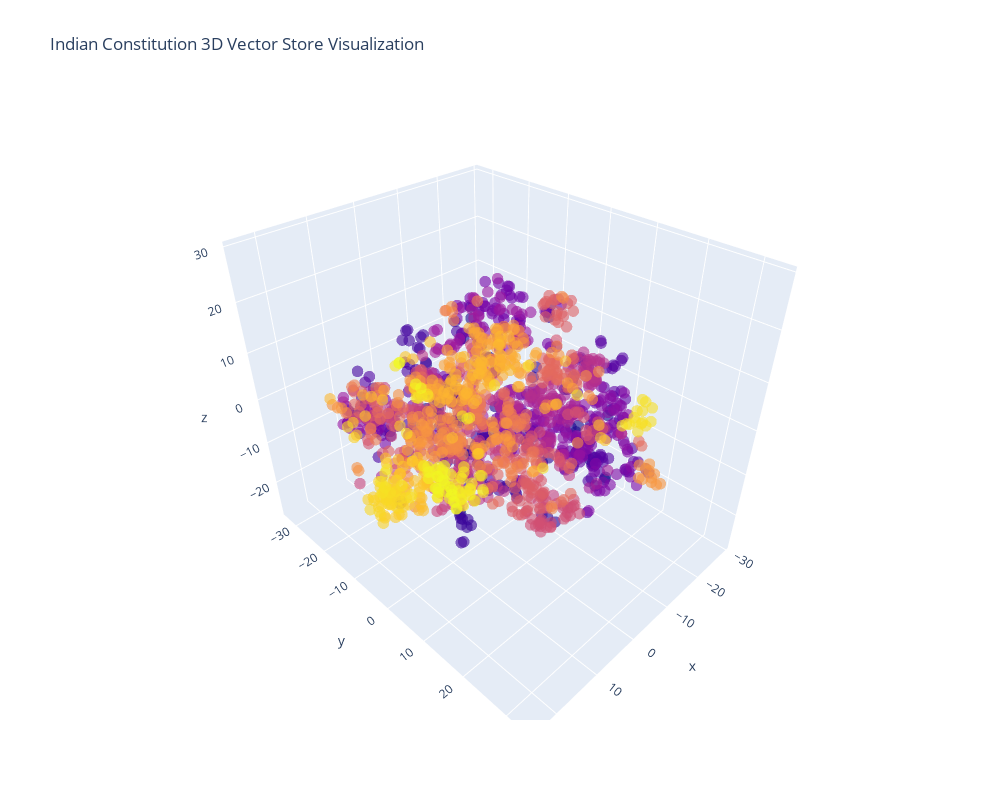

Notebook source saved alongside this figure:
### Code cell
tsne_3d = TSNE(n_components=3, random_state=42, perplexity=30)
coords_3d = tsne_3d.fit_transform(embeddings_array)

fig_3d = go.Figure(data=[go.Scatter3d(
    x=coords_3d[:, 0],
    y=coords_3d[:, 1],
    z=coords_3d[:, 2],
    mode='markers',
    marker=dict(size=4, color=pages, opacity=0.6),
    text=[f"Page {p}<br>{t[:150]}..." for p, t in zip(pages, texts)],
    hoverinfo='text'
)])

fig_3d.update_layout(
    title='Indian Constitution 3D Vector Store Visualization',
    scene=dict(
        xaxis_title='x',
        yaxis_title='y',
        zaxis_title='z'
    ),
    width=1000,
    height=800
)

fig_3d.show()

### Figure 1 — Plotly figure (JSON) as saved in the notebook; plotly's stock layout.template omitted (floating-point values rounded to 4 significant figures; data arrays with more than 128 entries replaced by an {"elided": "..."} marker saying what was removed)
{"data": [{"hoverinfo": "text", "marker": {"color": {"elided": "1686 int values"}, "opacity": 0.6, "size": 4}, "mode": "markers", "text": {"elided": "1686 str values"}, "type": "scatter3d", "x": {"elided": "1686 float values"}, "y": {"elided": "1686 float values"}, "z": {"elided": "1686 float values"}}], "layout": {"height": 800, "scene": {"xaxis": {"title": {"text": "x"}}, "yaxis": {"title": {"text": "y"}}, "zaxis": {"title": {"text": "z"}}}, "title": {"text": "Indian Constitution 3D Vector Store Visualization"}, "width": 1000}}
